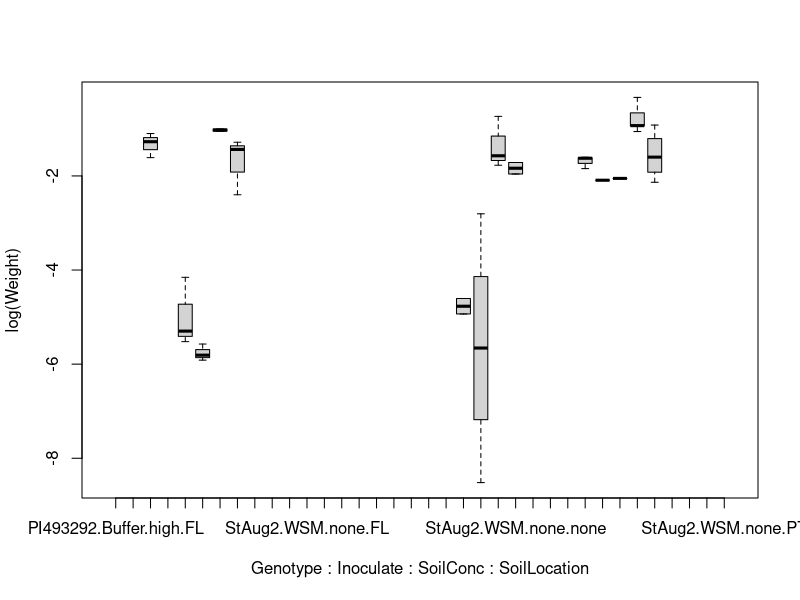

Write the R code that produced this figure. (Note: this script raises an error after producing the figure.)
# Experiment setup
#-----------------
# Two genotypes (one from Portugal and one from Florida)
# Two types of soil (Portugal and Florida)
# Two soil concentrations
# Presence or absence of rhizobia

# Data collected
#---------------
# Final weight above-ground mass
# Final weight below-ground mass
# Presence or absence of nodules
# Weight of nodules, if present
# Plants establish or fail

# Questions to answer with the Soil Rhizobia data
#------------------------------------------------
# 1. Do invasive (Fl) plants grow better in co-evolved or un-coevolved soil?
# 2. Do native (PT) plants grow better in co-evolved or un-coevolved soil?
       # a) Total plant mass
       # b) Above ground bio mass
# 3. Relative to native plants, do invasive plants grow better in co-evolved      or un-coevolved soil?
       # a) Total plant mass
       # b) Above ground bio mass
# 4. Do invasive plants change their root:shoot allocation in un-coevolved         soil?
# 5. Do native plants change their root:shoot allocation in un-coevolved           soil?
# 6. Do invasive plants grow better with rhizobia?
       # a) Total plant mass
       # b) Above ground bio mass
# 7. Do native plants grow better with rhizobia?
       # a) Total plant mass
       # b) Above ground bio mass
# 8. Does the presence of rhizobia increase the probability of success in           invasive plants?
# 9. Does the presence of rhizobia increase the probability of success in          native plants?
# 10. Does the concentration of other microbes in soil affect:
       # a) plant growth
            # i) Total plant mass
            # ii) Above ground biomass
            # iii) Below ground biomass
      # b) Plant success
      # c) Nodule formation
# 11. Do plants form more nodules with coevolved or non-coevolved soil?
# 12. Do invasive plants form more nodules compared to invasive plants?
# 13. Does nodule formation depend on what else is present in the soil?
# 14. Putting it all together- are there any interactions?
      # a) Total plant mass
      # b) Above ground bio mass
      # c) Below ground bio mass
      # d) Success establishing
      # e) Nodule formation
      # f) Nodule number
# 15. Overall do invasive plants grow better than native plants?
      # a) Total biomass
      # b) Above ground
      # c) Below ground
#16. Does rhizobia affect plant growth?
      # a) Total biomass
      # b) Above ground
      # c) Below ground    


# Library Packages
library(ggplot2)
library(reshape2)
library(plyr)
library(dplyr)
library(car)
library(multcomp)

# Data Analysis
setwd("~/Documents/Friesen lab/Soil_Rhizobia")
#-------------------------------------

# Starting with the TissueWeight.csv file. Seeing if can do a missing cell model, as mentioned in Logan Ch.12.

TW <- read.csv("TissueWeight.csv")
TW_shoot <- subset(TW, TissueType == "Shoot")
boxplot(log(Weight) ~ Genotype * Inoculate * SoilConc * SoilLocation, TW_shoot)
replications(log(Weight) ~ Genotype * Inoculate * SoilConc * SoilLocation, TW_shoot)
# This shows that the data is unbalanced and missing cells
TW_shoot$SingleFactor <- as.factor(paste(TW_shoot$Genotype, TW_shoot$Inoculate, TW_shoot$SoilConc, TW_shoot$SoilLocation, sep = ""))
unique(TW_shoot$SingleFactor)
TW_shoot %>% group_by(SingleFactor) %>% summarise(no_rows = length(SingleFactor))

# First test: All possible outcomes- Are there any differences?
mod1 <- aov(log(Weight) ~ SingleFactor, data = TW_shoot)
summary(glht(mod1, linfct = mcp(SingleFactor = "Tukey"), test=adjusted("Shaffer")))
summary(mod1)

Mod1_cld <- cld(glht(mod1, linfct = mcp(SingleFactor = "Tukey")))

TW_shoot$CLD <- ifelse(TW_shoot$SingleFactor == "PI493292BufferlowFL", "a", ifelse(TW_shoot$SingleFactor == "PI493292BufferlowPT", "ac", ifelse(TW_shoot$SingleFactor == "PI493292Buffernonenone", "ab", ifelse(TW_shoot$SingleFactor == "StAug2BufferlowPT", "ac", ifelse(TW_shoot$SingleFactor == "StAug2BufferlowFL", "a", ifelse(TW_shoot$SingleFactor == "StAug2Buffernonenone", "a", ifelse(TW_shoot$SingleFactor == "StAug2WSMnonenone", "bc", "c")))))))

ggplot(TW_shoot, aes(x = Genotype, y = Weight, colour = Inoculate, label = CLD)) + stat_summary(fun.data = "mean_se", na.rm = T) + facet_grid(SoilConc ~ SoilLocation) + geom_text(position = "dodge")

TWS <- ddply(TW_shoot, "SingleFactor", summarise, MEAN = mean(Weight), se = sqrt(var(Weight) / length(Weight)))
PlantLetters <- cld(glht(mod1, linfct = mcp(SingleFactor = "Tukey")))$mcletters
P_lett <- data.frame(SingleFactor = names(PlantLetters$Letters), LeT =PlantLetters$Letters)
TWS <- merge(TWS, P_lett, by ="SingleFactor")

TWS$TextPlace <- ifelse(!is.na(TWS$se), TWS$MEAN + TWS$se + .03, TWS$MEAN + .03)
ggplot(TWS, aes(x = SingleFactor, y = MEAN)) + geom_errorbar(aes(ymin = MEAN -se, ymax = MEAN + se)) + geom_bar(stat = "identity", position = "dodge") + geom_text(aes(SingleFactor, TextPlace, label = LeT), vjust = 0) + theme(axis.text.x = element_text(angle = 90)) + labs(x = "Treatments combined", y = "Average shoot weight", title = "Significant differences between all treatments: Shoots 8 Feb 2017")
ggsave(file = "AllCompShoots8Feb2017.pdf")

#---------------------------------
# Setting up contrast matrix for the planned contrasts

PCcsv <- read.csv("PlannedContrasts.csv", header = F) # The contrasts were setup following this website: http://rstudio-pubs-static.s3.amazonaws.com/65059_586f394d8eb84f84b1baaf56ffb6b47f.html -However, because the matrix is not square, cannot use solve- had to use ginv instead. Then, because glht requires constrasts to be by the row instead of the column, had to extract each column of the matrix and bind as rows.
FlvsPt <- PCcsv$V1
BufvsWSM <- PCcsv$V2
Soil <- PCcsv$V3
mat.temp <- rbind(constant = 1/14, FlvsPt, BufvsWSM, Soil)
mat <- ginv(mat.temp)
mat <- mat[,-1]
FlvsPt <- mat[,1]
BufvsWSM <- mat[,2]
Soil <- mat[,3]
MyContMat <- rbind("FlvsPt" = FlvsPt, "BufvsWSM" = BufvsWSM, "Soil" = Soil)
# ---------------------------------------------
Mod_GLHT <- glht(mod1, linfct = mcp(SingleFactor = MyContMat))
summary(Mod_GLHT, test = Ftest())
plot(print(confint(Mod_GLHT)))
mat
contrasts(TW_shoot$SingleFactor) = mat
mod1 <- aov(log(Weight) ~ SingleFactor, data = TW_shoot)
summary.aov(mod1, split = list(SingleFactor = list("Fl vs Pt" = 1, "Buffer vs WSM" = 2, "Soil vs None" = 3)), type = "marginal")
p.adjust(c(5.19e-08, 0.00253,1.50e-08,2.86e-05), "bonferroni")

ckTb <- table(TW_shoot$SingleFactor)
dfmy <- sum(ckTb)-14

# This answers Questions 15b (No sig difference); 16a
